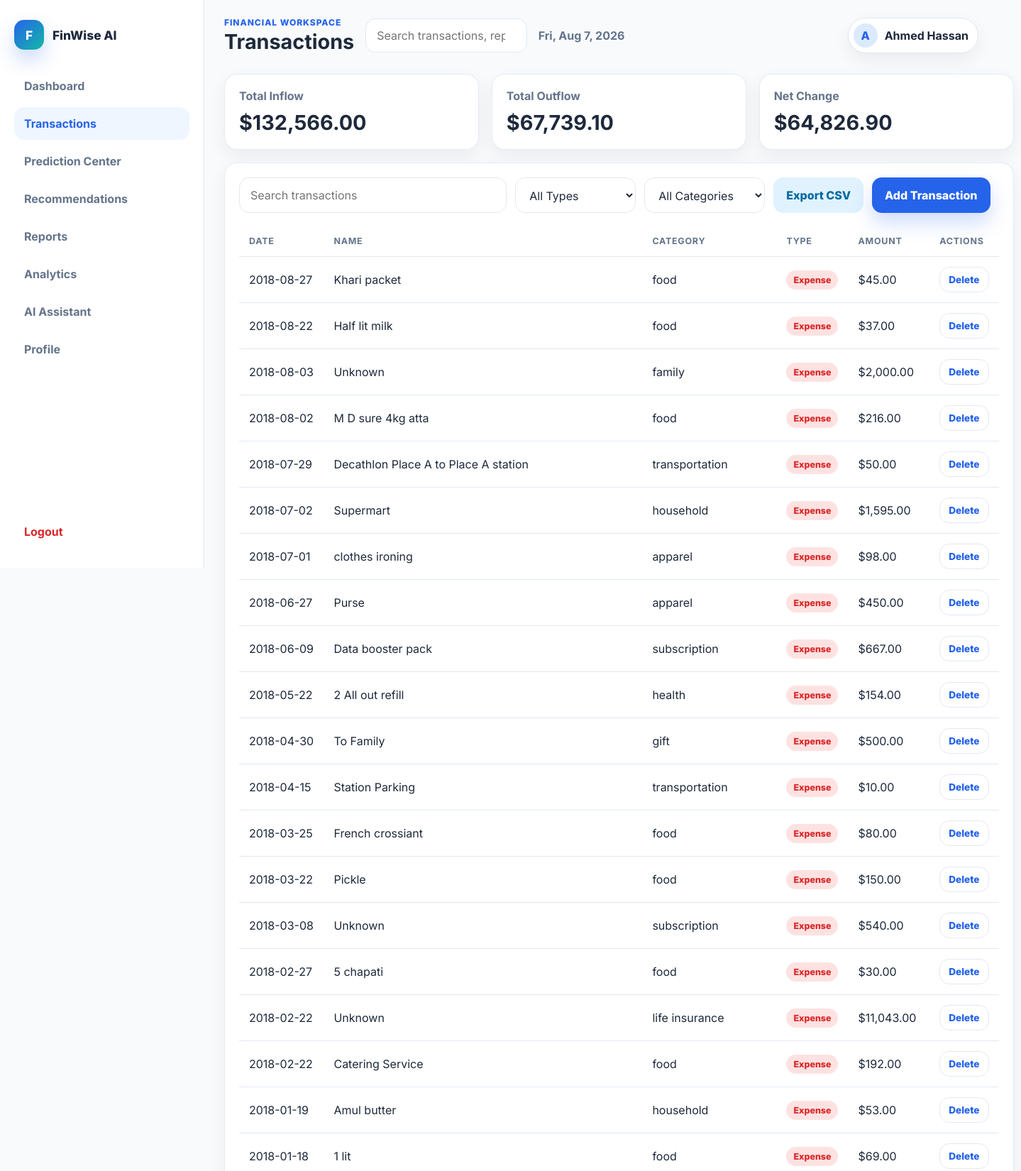
The page /transactions (signed in, upper part) on the database its author committed.
### models/user.py (models this page shows, shortened)
class User(db.Model):
    __tablename__ = "users"
    id = db.Column(db.Integer, primary_key=True)
    name = db.Column(db.String(100), nullable=False)
    email = db.Column(db.String(255), unique=True, nullable=False)
    password_hash = db.Column(db.String(255), nullable=False)
    age = db.Column(db.Integer)
    country = db.Column(db.String(100))
    occupation_level = db.Column(db.String(100))
    salary = db.Column(db.Float)
    created_at = db.Column(
        db.DateTime,
        default=datetime.utcnow
    )
    transactions = db.relationship(
        "Transaction",
        back_populates="user",
        cascade="all, delete-orphan"
    )

### models/transaction.py (models this page shows, shortened)
class Transaction(db.Model):
    __tablename__ = "transactions"
    id = db.Column(db.Integer, primary_key=True)
    user_id = db.Column(
        db.Integer,
        db.ForeignKey("users.id"),
        nullable=False
    )
    date = db.Column(db.Date, nullable=False)
    category = db.Column(db.String(100), nullable=False)
    note = db.Column(db.Text)
    amount = db.Column(db.Float, nullable=False)
    type = db.Column(db.String(20), nullable=False)
    currency = db.Column(
        db.String(10),
        default="USD"
    )
    created_at = db.Column(
        db.DateTime,
        default=datetime.utcnow
    )
    user = db.relationship(
        "User",
        back_populates="transactions"
    )

### app.py (the view, shortened to what this page needs)
@app.route("/transactions", methods=["GET", "POST"])
@login_required
def transactions():
    user = current_user()
    query = Transaction.query.filter_by(
        user_id=user.id
    )
    search = request.args.get(
        "q",
        ""
    ).strip()
    txs = query.order_by(
        Transaction.date.desc(),
        Transaction.id.desc()
    ).all()
    stats = totals(user)
    categories = [
        row[0]
        for row in
        db.session.query(
            Transaction.category
        )
        .filter_by(
            user_id=user.id
        )
        .distinct()
        .order_by(
            Transaction.category
        )
        .all()
        if row[0]
    ]
    return render_template(
        "app/transactions.html",
        page_title="Transactions",
        active_page="transactions",
        transactions=txs,
        total_inflow=money(
            stats["income"]
        ),
        total_outflow=money(
            stats["expenses"]
        ),
        net_change=money(
            stats["balance"]
        ),
        categories=categories
    )

### app.py (called while the page is built, shortened)
def current_user():
    user_id = session.get("user_id")
    if not user_id:
        return None
    return db.session.get(User, user_id)

def login_required(view):
    @wraps(view)
    def wrapper(*args, **kwargs):
        if current_user() is None:
            return redirect(url_for("login"))
        return view(*args, **kwargs)
    return wrapper

@app.context_processor
def inject_user():
    user = current_user()
    return {
        "user": user,
        "money": money
    }

### services/finance_service.py (called while the page is built)
def money(value):
    return f"${Decimal(value or 0):,.2f}"

def user_transactions(user):
    return (
        Transaction.query
        .filter_by(user_id=user.id)
        .order_by(
            Transaction.date.desc(),
            Transaction.id.desc()
        )
        .all()
    )

def totals(user):
    income = Decimal("0")
    expenses = Decimal("0")
    for tx in user_transactions(user):
        amount = Decimal(str(tx.amount))
        if tx.type == "income":
            income += amount
        else:
            expenses += amount
    return {
        "income": income,
        "expenses": expenses,
        "balance": income - expenses,
        "savings": income - expenses,
    }

### templates/app/transactions.html (shortened to what this page needs)
{% extends "layout/base.html" %}
{% block styles %}<link rel="stylesheet" href="{{ url_for('static', filename='css/transactions.css') }}">{% endblock %}
{% block content %}
<section class="transactions-page">
  <div class="stats-row">
    <article class="card stat-card"><span>Total Inflow</span><strong>{{ total_inflow }}</strong></article>
    <article class="card stat-card"><span>Total Outflow</span><strong>{{ total_outflow }}</strong></article>
    <article class="card stat-card"><span>Net Change</span><strong>{{ net_change }}</strong></article>
  </div>
  <section class="card">
    <div class="toolbar">
      <input class="field" id="transactionSearch" type="search" placeholder="Search transactions">
      <select id="typeFilter"><option value="all">All Types</option><option>Income</option><option>Expense</option></select>
      <select id="categoryFilter"><option value="all">All Categories</option>{% for category in categories %}<option>{{ category }}</option>{% endfor %}</select>
      <button class="secondary-button" id="exportCsv" type="button">Export CSV</button>
      <button class="primary-button" data-open-modal="transactionModal" type="button">Add Transaction</button>
    </div>
    <div class="table-wrap">
      <table id="transactionsTable">
        <thead><tr><th data-sort="date">Date</th><th data-sort="name">Name</th><th>Category</th><th>Type</th><th data-sort="amount">Amount</th><th>Actions</th></tr></thead>
        <tbody>
          {% for tx in transactions %}
          <tr data-type="{{ tx.type|title }}" data-category="{{ tx.category or 'Other' }}">
            <td>{{ tx.date }}</td><td>{{ tx.note or tx.category }}</td><td>{{ tx.category or 'Other' }}</td>
            <td><span class="status {{ 'good' if tx.type == 'income' else 'risk' }}">{{ tx.type|title }}</span></td>
            <td>{{ money(tx.amount) }}</td>
            <td><form method="post" action="{{ url_for('delete_transaction', transaction_id=tx.id) }}"><button class="ghost-button small">Delete</button></form></td>
          </tr>
          {% endfor %}
        </tbody>
      </table>
    </div>
  </section>
</section>
{% endblock %}

### templates/layout/base.html (shortened to what this page needs)
<!DOCTYPE html>
<html lang="en">
<head>
  <link rel="stylesheet" href="{{ url_for('static', filename='css/style.css') }}">
  <link rel="stylesheet" href="{{ url_for('static', filename='css/responsive.css') }}">
  {% block styles %}{% endblock %}
</head>
<body class="{{ 'auth-body' if auth_page else 'app-body' }}">
{% if auth_page %}
    {% block auth_content %}{% endblock %}
{% else %}
<div class="shell">
    <aside class="sidebar" id="sidebar">
        <a class="brand" href="{{ url_for('dashboard') }}" aria-label="FinWise AI dashboard">
            <span class="brand-mark">F</span>
            <span>FinWise AI</span>
        </a>
        <nav class="side-nav" aria-label="Primary navigation">
            <a class="{{ 'is-active' if active_page == 'dashboard' }}"
               href="{{ url_for('dashboard') }}">
                Dashboard
            </a>
            <a class="{{ 'is-active' if active_page == 'transactions' }}"
               href="{{ url_for('transactions') }}">
                Transactions
            </a>
            <a class="{{ 'is-active' if active_page == 'predictions' }}"
               href="{{ url_for('predictions') }}">
                Prediction Center
            </a>
            <a class="{{ 'is-active' if active_page == 'recommendations' }}"
               href="{{ url_for('recommendations') }}">
                Recommendations
            </a>
            <a class="{{ 'is-active' if active_page == 'reports' }}"
               href="{{ url_for('reports') }}">
                Reports
            </a>
            <a class="{{ 'is-active' if active_page == 'analytics' }}"
               href="{{ url_for('admin_login') }}">
                Analytics
            </a>
            <a class="{{ 'is-active' if active_page == 'chatbot' }}"
               href="{{ url_for('chatbot') }}">
                AI Assistant
            </a>
            <a class="{{ 'is-active' if active_page == 'profile' }}"
               href="{{ url_for('profile') }}">
                Profile
            </a>
        </nav>
        <a class="logout-link" href="{{ url_for('logout') }}">
            Logout
        </a>
    </aside>
    <main class="workspace">
        <header class="topbar">
            <div>
                <p class="eyebrow">Financial workspace</p>
                <h1>{{ page_title }}</h1>
            </div>
            <form class="global-search" role="search">
                <input
                    type="search"
                    id="globalSearch"
                    placeholder="Search transactions, reports, insights">
            </form>
            <time class="current-date" id="currentDate"></time>
            <a class="user-pill" href="{{ url_for('profile') }}">
                <span>{{ user.name[:1] }}</span>
                <strong>{{ user.name }}</strong>
            </a>
        </header>
        {% block content %}{% endblock %}
    </main>
</div>
{% endif %}
</body>
</html>

### static/css/style.css (style rules this page uses)
:root { --primary:#2563eb;--primary-dark:#1d4ed8;--bg:#f8fafc;--card:#fff;--text:#1e293b;--muted:#64748b;--line:#e2e8f0;--soft:#eff6ff;--success:#16a34a;--warning:#f59e0b;--danger:#dc2626;--radius:18px;--shadow:0 18px 45px rgba(15,23,42,.08);--shadow-sm:0 10px 26px rgba(15,23,42,.06) }
* { box-sizing:border-box }
html { scroll-behavior:smooth }
body { margin:0;font-family:Inter,system-ui,-apple-system,Segoe UI,sans-serif;background:var(--bg);color:var(--text) }
a { color:inherit;text-decoration:none }
button,input,select,textarea { font:inherit }
button { cursor:pointer }
.app-body { min-height:100vh }
.shell { display:grid;grid-template-columns:288px minmax(0,1fr);min-height:100vh }
.sidebar { position:sticky;top:0;height:100vh;padding:28px 20px;background:#fff;border-right:1px solid var(--line);display:flex;flex-direction:column;gap:28px;z-index:20 }
.brand { display:inline-flex;align-items:center;gap:12px;font-weight:800;font-size:1.08rem }
.brand-mark { width:42px;height:42px;border-radius:14px;background:linear-gradient(135deg,var(--primary),#14b8a6);color:#fff;display:grid;place-items:center;box-shadow:0 14px 28px rgba(37,99,235,.24) }
.side-nav { display:grid;gap:7px }
.side-nav a,.logout-link { padding:13px 14px;border-radius:14px;color:var(--muted);font-weight:700;transition:.2s ease }
.side-nav a:hover,.logout-link:hover,.side-nav a.is-active { background:var(--soft);color:var(--primary) }
.logout-link { margin-top:auto;color:var(--danger) }
.workspace { min-width:0;padding:24px 28px 40px }
.topbar { display:grid;grid-template-columns:auto minmax(180px,1fr) minmax(220px,420px) auto auto auto;align-items:center;gap:16px;margin-bottom:28px }
.topbar h1 { margin:2px 0 0;font-size:clamp(1.5rem,2vw,2.2rem);letter-spacing:0 }
.eyebrow { margin:0;color:var(--primary);font-size:.75rem;font-weight:800;text-transform:uppercase;letter-spacing:.08em }
.global-search input,.field,input,select,textarea { width:100%;border:1px solid var(--line);border-radius:14px;background:#fff;color:var(--text);padding:13px 15px;outline:none;transition:.2s ease }
.current-date { color:var(--muted);font-weight:700;white-space:nowrap }
.user-pill { display:flex;align-items:center;gap:10px;background:#fff;border:1px solid var(--line);border-radius:999px;padding:7px 13px 7px 7px;box-shadow:var(--shadow-sm) }
.user-pill span { width:34px;height:34px;border-radius:50%;background:#dbeafe;color:var(--primary);display:grid;place-items:center;font-weight:800 }
.card { background:var(--card);border:1px solid rgba(226,232,240,.8);border-radius:var(--radius);box-shadow:var(--shadow-sm);padding:20px;transition:transform .2s ease,box-shadow .2s ease,border-color .2s ease }
.stats-row { display:grid;grid-template-columns:repeat(3,minmax(0,1fr));gap:18px }
.stat-card { display:grid;gap:10px }
.stat-card span { color:var(--muted);font-weight:700 }
.stat-card strong { font-size:1.8rem }
.primary-button,.secondary-button,.ghost-button { border:0;border-radius:14px;padding:13px 18px;font-weight:800;transition:.2s ease;display:inline-flex;align-items:center;justify-content:center;gap:8px;min-height:44px }
.primary-button { background:var(--primary);color:#fff;box-shadow:0 14px 28px rgba(37,99,235,.22) }
.secondary-button { background:#e0f2fe;color:#0369a1 }
.ghost-button { background:#fff;color:var(--primary);border:1px solid var(--line) }
.small { padding:8px 12px;border-radius:14px;font-size:.85rem;min-height:36px }
.toolbar { display:grid;grid-template-columns:1.4fr repeat(2,170px) auto auto auto;gap:12px;margin-bottom:18px }
.table-wrap { overflow:auto }
table { width:100%;border-collapse:collapse }
th,td { text-align:left;padding:14px;border-bottom:1px solid var(--line);white-space:nowrap }
th { font-size:.78rem;text-transform:uppercase;letter-spacing:.06em;color:var(--muted) }
.status { display:inline-flex;padding:6px 10px;border-radius:999px;font-size:.78rem;font-weight:800;background:#e0f2fe;color:#0369a1 }
.status.risk { background:#fee2e2;color:var(--danger) }

### static/css/transactions.css (style rules this page uses)
.transactions-page { display:grid;gap:18px }

### rows shown on the page
User: name "A", name "Ahmed Hassan"
Transaction: date "2018-08-27", note "Khari packet", category "food", type "Expense", amount "$45.00"
Transaction: date "2018-08-22", note "Half lit milk", category "food", type "Expense", amount "$37.00"
Transaction: date "2018-08-03", note "Unknown", category "family", type "Expense", amount "$2,000.00"
Transaction: date "2018-08-02", note "M D sure 4kg atta", category "food", type "Expense", amount "$216.00"
Transaction: date "2018-07-29", note "Decathlon Place A to Place A station", category "transportation", type "Expense", amount "$50.00"
Transaction: date "2018-07-02", note "Supermart", category "household", type "Expense", amount "$1,595.00"
Transaction: date "2018-07-01", note "clothes ironing", category "apparel", type "Expense", amount "$98.00"
Transaction: date "2018-06-27", note "Purse", category "apparel", type "Expense", amount "$450.00"
Transaction: date "2018-06-09", note "Data booster pack", category "subscription", type "Expense", amount "$667.00"
Transaction: date "2018-05-22", note "2 All out refill", category "health", type "Expense", amount "$154.00"
Transaction: date "2018-04-30", note "To Family", category "gift", type "Expense", amount "$500.00"
Transaction: date "2018-04-15", note "Station Parking", category "transportation", type "Expense", amount "$10.00"
Transaction: date "2018-03-25", note "French crossiant", category "food", type "Expense", amount "$80.00"
Transaction: date "2018-03-22", note "Pickle", category "food", type "Expense", amount "$150.00"
Transaction: date "2018-03-08", note "Unknown", category "subscription", type "Expense", amount "$540.00"
Transaction: date "2018-02-27", note "5 chapati", category "food", type "Expense", amount "$30.00"
Transaction: date "2018-02-22", note "Unknown", category "life insurance", type "Expense", amount "$11,043.00"
Transaction: date "2018-02-22", note "Catering Service", category "food", type "Expense", amount "$192.00"
Transaction: date "2018-01-19", note "Amul butter", category "household", type "Expense", amount "$53.00"
Transaction: date "2018-01-18", note "1 lit", category "food", type "Expense", amount "$69.00"

### other values the page prints
{{ page_title }} "Transactions"
{{ total_inflow }} "$132,566.00"
{{ total_outflow }} "$67,739.10"
{{ net_change }} "$64,826.90"
